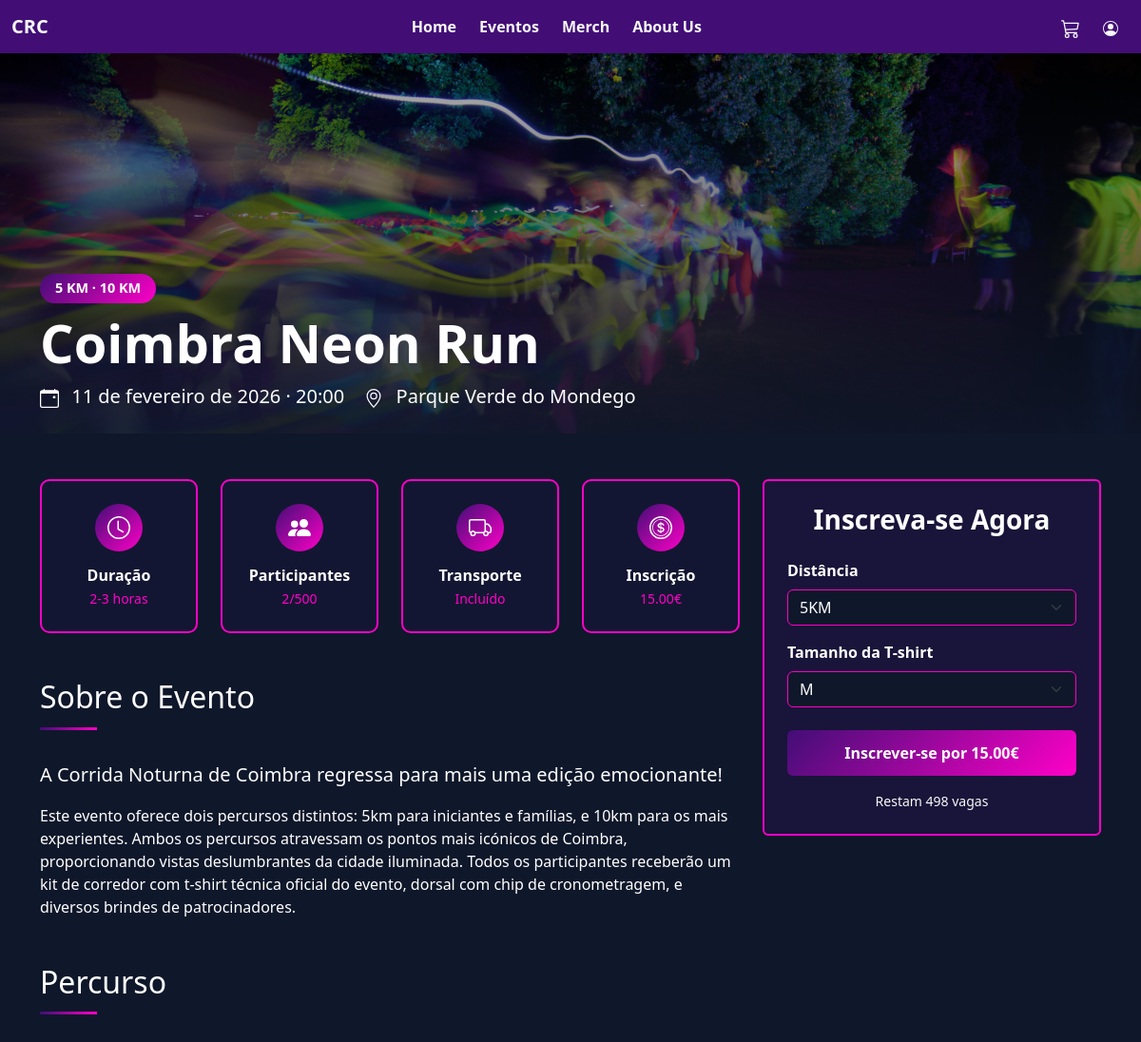
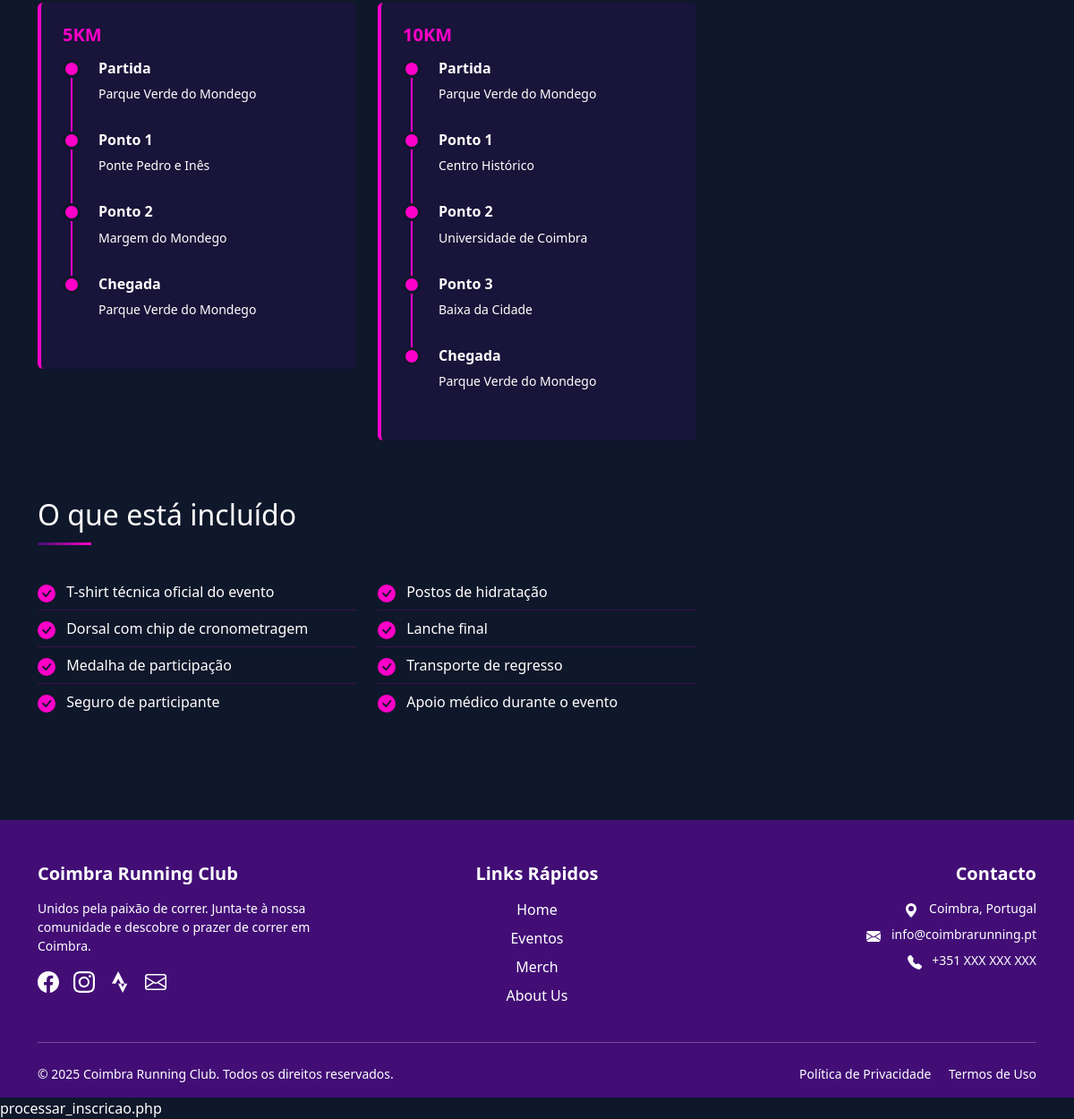
Screenshot of /evento1.php with the database file from the repository (2 pictures, top to bottom).
### tables this page shows
CREATE TABLE IF NOT EXISTS `evento` (
  `id_evento` int NOT NULL AUTO_INCREMENT,
  `titulo` varchar(255) NOT NULL,
  `subtitulo` varchar(100) DEFAULT NULL,
  `descricao_curta` text,
  `descricao_completa` text,
  `data_evento` date NOT NULL,
  `hora_evento` time NOT NULL,
  `duracao_estimada` varchar(50) DEFAULT NULL,
  `local_nome` varchar(255) NOT NULL,
  `local_endereco` varchar(255) DEFAULT NULL,
  `imagem` varchar(255) DEFAULT NULL,
  `distancias_disponiveis` json DEFAULT NULL,
  `detalhes_percurso` json DEFAULT NULL,
  `vagas_totais` int DEFAULT NULL,
  `vagas_ocupadas` int DEFAULT '0',
  `preco` decimal(10,2) NOT NULL,
  `categoria` enum('corrida','trail','maratona','caminhada') DEFAULT 'corrida',
  `itens_incluidos` json DEFAULT NULL,
  `tem_transporte` tinyint(1) DEFAULT '0',
  `status` enum('ativo','cancelado','concluido') DEFAULT 'ativo',
  `data_criacao` timestamp NULL DEFAULT CURRENT_TIMESTAMP,
  PRIMARY KEY (`id_evento`),
  KEY `idx_data_evento` (`data_evento`),
  KEY `idx_categoria` (`categoria`),
  KEY `idx_status` (`status`)
);

### evento1.php (the view, shortened to what this page needs)
<?php
$id_evento = isset($_GET['id']) ? intval($_GET['id']) : 1;
require_once 'includes/db_connect.php';
$stmt = $conn->prepare("SELECT * FROM evento WHERE id_evento = ? AND status = 'ativo'");
$stmt->bind_param("i", $id_evento);
$stmt->execute();
$result = $stmt->get_result();
$evento = $result->fetch_assoc();
$distancias = json_decode($evento['distancias_disponiveis'], true);
$percurso = json_decode($evento['detalhes_percurso'], true);
$itens = json_decode($evento['itens_incluidos'], true);
$formatter = new IntlDateFormatter(
    'pt_PT',
    IntlDateFormatter::LONG,
    IntlDateFormatter::NONE,
    'Europe/Lisbon',
    IntlDateFormatter::GREGORIAN
);
$timestamp = strtotime($evento['data_evento']);
$data_formatada = $formatter->format($timestamp);
$hora_formatada = date('H:i', strtotime($evento['hora_evento']));
$stmt = $conn->prepare("SELECT COUNT(*) as total_inscritos FROM inscricao_evento WHERE id_evento = ? AND status = 'ativa'");
$stmt->bind_param("i", $id_evento);
$stmt->execute();
$result = $stmt->get_result()->fetch_assoc();
$vagas_ocupadas_reais = $result['total_inscritos'];
$vagas_disponiveis = $evento['vagas_totais'] - $vagas_ocupadas_reais;
?>
<!DOCTYPE html>
<html lang="pt-pt">
<head>
  <link href="https://cdn.jsdelivr.net/npm/bootstrap@5.3.2/dist/css/bootstrap.min.css" rel="stylesheet">
</head>
<body class="bg-secondary text-white d-flex flex-column min-vh-100">
<?php include 'includes/nav.php'; ?>
    <div class="evento-hero" style="background-image: url('<?php echo htmlspecialchars($evento['imagem']); ?>');">
        <div class="evento-hero-content d-flex align-items-end">
            <div class="container pb-4">
                <span class="badge badge-custom mb-2"><?php echo htmlspecialchars($evento['subtitulo']); ?></span>
                <h1 class="display-4 fw-bold mb-2"><?php echo htmlspecialchars($evento['titulo']); ?></h1>
                <p class="lead mb-0">
                    <?php echo $data_formatada . ' · ' . $hora_formatada; ?>
                    <?php echo htmlspecialchars($evento['local_nome']); ?>
                </p>
            </div>
        </div>
    </div>
    <div class="container my-5">
        <div class="row g-4">
            <div class="col-lg-8">
                <div class="row g-4 mb-5">
                    <div class="col-md-3 col-6">
                        <div class="info-card text-center">
                            <div class="info-icon mx-auto">
                                <svg xmlns="http://www.w3.org/2000/svg" width="24" height="24" fill="white" viewBox="0 0 16 16">
                                    <path d="M8 3.5a.5.5 0 0 0-1 0V9a.5.5 0 0 0 .252.434l3.5 2a.5.5 0 0 0 .496-.868L8 8.71V3.5z"/>
                                    <path d="M8 16A8 8 0 1 0 8 0a8 8 0 0 0 0 16zm7-8A7 7 0 1 1 1 8a7 7 0 0 1 14 0z"/>
                                </svg>
                            </div>
                            <h6 class="fw-bold mb-1">Duração</h6>
                            <p class="small mb-0 text-accent"><?php echo htmlspecialchars($evento['duracao_estimada']); ?></p>
                        </div>
                    </div>
                    <div class="col-md-3 col-6">
                        <div class="info-card text-center">
                            <div class="info-icon mx-auto">
                            </div>
                            <h6 class="fw-bold mb-1">Participantes</h6>
                            <p class="small mb-0 text-accent"><?php echo $evento['vagas_ocupadas'] . '/' . $evento['vagas_totais']; ?></p>
                        </div>
                    </div>
                    <div class="col-md-3 col-6">
                        <div class="info-card text-center">
                            <div class="info-icon mx-auto">
                            </div>
                            <h6 class="fw-bold mb-1">Transporte</h6>
                            <p class="small mb-0 text-accent"><?php echo $evento['tem_transporte'] ? 'Incluído' : 'Não incluído'; ?></p>
                        </div>
                    </div>
                    <div class="col-md-3 col-6">
                        <div class="info-card text-center">
                            <div class="info-icon mx-auto">
                            </div>
                            <h6 class="fw-bold mb-1">Inscrição</h6>
                            <p class="small mb-0 text-accent"><?php echo number_format($evento['preco'], 2) . '€'; ?></p>
                        </div>
                    </div>
                </div>
                <section class="mb-5">
                    <h2 class="section-title">Sobre o Evento</h2>
                    <p class="lead mb-3">
                        <?php echo nl2br(htmlspecialchars($evento['descricao_curta'])); ?>
                    </p>
                    <p>
                        <?php echo nl2br(htmlspecialchars($evento['descricao_completa'])); ?>
                    </p>
                </section>
                <section class="mb-5">
                    <h2 class="section-title">Percurso</h2>
                    <div class="row">
                        <?php foreach ($percurso as $distancia => $pontos): ?>
                        <div class="col-md-<?php echo count($percurso) > 1 ? '6' : '12'; ?> mb-3">
                            <div class="p-4 rounded" style="background-color: rgba(66, 14, 118, 0.2); border-left: 4px solid #FF00C8;">
                                <h5 class="fw-bold text-accent mb-3"><?php echo strtoupper($distancia); ?></h5>
                                <?php foreach ($pontos as $ponto): ?>
                                <div class="timeline-item">
                                    <h6 class="fw-bold"><?php echo htmlspecialchars($ponto['nome']); ?></h6>
                                    <p class="small mb-0"><?php echo htmlspecialchars($ponto['local']); ?></p>
                                </div>
                                <?php endforeach; ?>
                            </div>
                        </div>
                        <?php endforeach; ?>
                    </div>
                </section>
                <section class="mb-5">
                    <h2 class="section-title">O que está incluído</h2>
                    <div class="row">
                        <?php
                        $metade = ceil(count($itens) / 2);
                        $primeira_metade = array_slice($itens, 0, $metade);
                        $segunda_metade = array_slice($itens, $metade);
                        ?>
                        <div class="col-md-6">
                            <ul class="feature-list list-unstyled">
                                <?php foreach ($primeira_metade as $item): ?>
                                <li>
                                    <?php echo htmlspecialchars($item); ?>
                                </li>
                                <?php endforeach; ?>
                            </ul>
                        </div>
                        <div class="col-md-6">
                            <ul class="feature-list list-unstyled">
                                <?php foreach ($segunda_metade as $item): ?>
                                <li>
                                    <?php echo htmlspecialchars($item); ?>
                                </li>
                                <?php endforeach; ?>
                            </ul>
                        </div>
                    </div>
                </section>
            </div>
             <div class="col-lg-4">
                <div class="p-4 rounded" style="background-color: rgba(66, 14, 118, 0.2); border: 2px solid #FF00C8;">
                    <h3 class="fw-bold mb-4 text-center">Inscreva-se Agora</h3>
                  <?php if ($vagas_disponiveis <= 0): ?>
                     <div class="alert alert-danger text-center">
                     <strong>Evento Esgotado!</strong><br>
                     Não há vagas disponíveis.
                     </div>
                   <?php else: ?>
                      <?php
                         $ja_inscrito = false;
                       ?>
                   <?php if ($ja_inscrito): ?>
                      <div class="alert alert-info text-center">
                         <svg xmlns="http://www.w3.org/2000/svg" width="24" height="24" fill="currentColor" class="bi bi-check-circle-fill mb-2" viewBox="0 0 16 16">
                           <path d="M16 8A8 8 0 1 1 0 8a8 8 0 0 1 16 0zm-3.97-3.03a.75.75 0 0 0-1.08.022L7.477 9.417 5.384 7.323a.75.75 0 0 0-1.06 1.06L6.97 11.03a.75.75 0 0 0 1.079-.02l3.992-4.99a.75.75 0 0 0-.01-1.05z"/>
                          </svg>
                           <br>
                          <strong>Já está inscrito neste evento!</strong>
                        </div>
                       <a href="perfil.php" class="btn btn-register-event w-100">Ver Minhas Inscrições</a>
                   <?php else: ?>
                     <form id="inscricaoForm">
                    <div class="mb-3">
                        <label for="distance" class="form-label fw-bold">Distância</label>
                        <select class="form-select" id="distance" name="distancia" required>
                            <?php foreach ($distancias as $dist): ?>
                            <option value="<?php echo htmlspecialchars($dist); ?>">
                                <?php echo strtoupper(htmlspecialchars($dist)); ?>
                            </option>
                            <?php endforeach; ?>
                        </select>
                    </div>
                    <div class="mb-4">
                        <label for="size" class="form-label fw-bold">Tamanho da T-shirt</label>
                        <select class="form-select" id="size" name="tamanho" required>
                            <option value="M" selected>M</option>
                        </select>
                    </div>
                    <button type="submit" class="btn btn-register-event w-100" id="btnInscricao">
                        Inscrever-se por <?php echo number_format($evento['preco'], 2); ?>€
                    </button>
                    <p class="text-center mt-3 mb-0 small text-light">
                        Restam <span id="vagasRestantes"><?php echo $vagas_disponiveis; ?></span> vagas
                    </p>
                </form>
            <?php endif; ?>
        <?php endif; ?>
    </div>
</div>
        </div>
    </div>
<?php include 'includes/footer.php'; ?>
</body>
</html>

### evento1.php (style rules this page uses)
.bg-secondary { background-color: #0F172A !important; }
.text-accent { color: #FF00C8 !important; }
.evento-hero { position: relative; height: 400px; background-size: cover; background-position: center; overflow: hidden; }
.evento-hero::before { content: ''; position: absolute; top: 0; left: 0; right: 0; bottom: 0; background: linear-gradient(to bottom, rgba(0,0,0,0.3), rgba(15,23,42,0.9)); }
.evento-hero-content { position: relative; z-index: 1; height: 100%; }
.info-card { background-color: rgba(66, 14, 118, 0.1); border: 2px solid #FF00C8; border-radius: 10px; padding: 1.5rem; transition: transform 0.3s, box-shadow 0.3s; }
.info-icon { width: 50px; height: 50px; background: linear-gradient(135deg, #420e76, #FF00C8); border-radius: 50%; display: flex; align-items: center; justify-content: center; margin-bottom: 1rem; }
.form-control, .form-select { background-color: #0F172A; border: 1px solid #FF00C8; color: #fff; }
.form-select option { background-color: #0F172A; color: #fff; }
.btn-register-event { background: linear-gradient(135deg, #420e76, #FF00C8); border: none; padding: 12px 40px; font-weight: bold; transition: transform 0.3s, box-shadow 0.3s; color: white; }
.section-title { position: relative; padding-bottom: 15px; margin-bottom: 2rem; }
.section-title::after { content: ''; position: absolute; bottom: 0; left: 0; width: 60px; height: 3px; background: linear-gradient(to right, #420e76, #FF00C8); }
.badge-custom { background: linear-gradient(135deg, #420e76, #FF00C8); padding: 8px 16px; border-radius: 20px; font-size: 0.9rem; }
.timeline-item { position: relative; padding-left: 40px; margin-bottom: 2rem; }
.timeline-item::before { content: ''; position: absolute; left: 0; top: 0; width: 20px; height: 20px; background: #FF00C8; border-radius: 50%; border: 3px solid #0F172A; }
.timeline-item::after { content: ''; position: absolute; left: 9px; top: 20px; width: 2px; height: calc(100% + 20px); background: #FF00C8; }
.timeline-item:last-child::after { display: none; }
.feature-list li { padding: 0.5rem 0; border-bottom: 1px solid rgba(255, 0, 200, 0.2); }
.feature-list li:last-child { border-bottom: none; }

### rows the page displays
evento: imagem (picture), subtitulo "5 KM · 10 KM", titulo "Coimbra Neon Run", data_evento "11 de fevereiro de 2026", hora_evento "20:00", local_nome "Parque Verde do Mondego", duracao_estimada "2-3 horas", vagas_ocupadas "2", vagas_totais "500", preco "15.00", descricao_curta "A Corrida Noturna de Coimbra regressa para mais uma edição emocionante!", descricao_completa "Este evento oferece dois percursos distintos: 5km para iniciantes e famílias, e 10km para os mais experientes. Ambos os percursos atravessam os pontos mais icónicos de Coimbra, proporcionando vistas deslumbrantes da cidade iluminada. Todos os participantes receberão um kit de corredor com t-shirt técnica oficial do evento, dorsal com chip de cronometragem, e diversos brindes de patrocinadores.", itens_incluidos "T-shirt técnica oficial do evento", itens_incluidos "Dorsal com chip de cronometragem", itens_incluidos "Medalha de participação", itens_incluidos "Seguro de participante", itens_incluidos "Postos de hidratação", itens_incluidos "Lanche final", itens_incluidos "Transporte de regresso", itens_incluidos "Apoio médico durante o evento", distancia "5KM"

### other values shown
$distancia "5KM"
$ponto['nome'] "Partida"
$ponto['local'] "Parque Verde do Mondego"
$ponto['nome'] "Ponto 1"
$ponto['local'] "Ponte Pedro e Inês"
$ponto['nome'] "Ponto 2"
$ponto['local'] "Margem do Mondego"
$ponto['nome'] "Chegada"
$distancia "10KM"
$ponto['local'] "Centro Histórico"
$ponto['local'] "Universidade de Coimbra"
$ponto['nome'] "Ponto 3"
$ponto['local'] "Baixa da Cidade"
$vagas_disponiveis "498"
